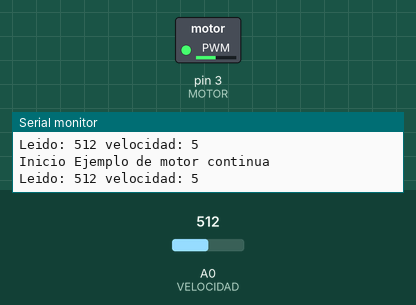
This sketch was run on a simulated Arduino Uno, built with avr-gcc and run on an emulated ATmega328P. On the bench: switched loads named in the sketch (green lamp = pin HIGH), the last lines printed to the serial monitor. Inputs (shaded band) come from the test bench; at power-on: A0 (VELOCIDAD) = 512.

Above: at 2.3 s.
2.4 s: A0 (VELOCIDAD) set to 716
At 3.5 s:
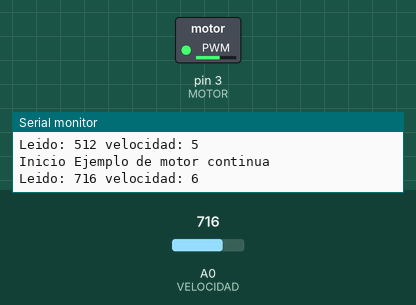
4.5 s: A0 (VELOCIDAD) set to 900
At 5.8 s:
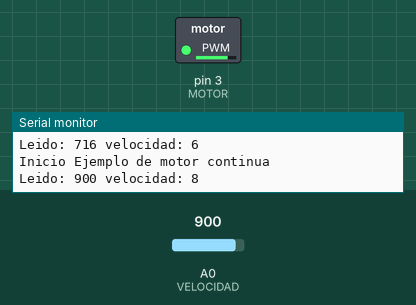
6.6 s: A0 (VELOCIDAD) set to 306
At 8.2 s:
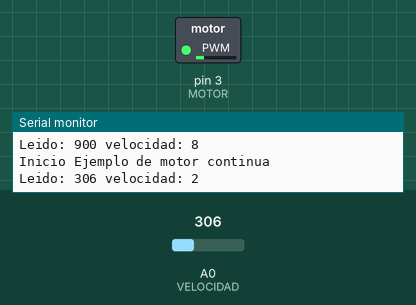
9.0 s: A0 (VELOCIDAD) set to 0
At 9.3 s:
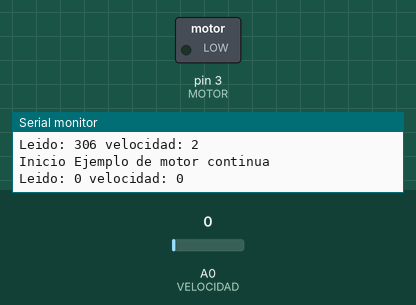
Timing chart, 0 to 12.0 s (numbered marks = the images above; inputs shaded):
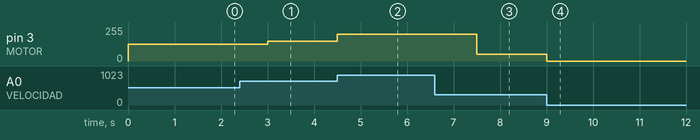

The sketch:

MotorContinua.ino
```cpp
/************************************************************************
 *    Fco. Javier Rodriguez Navarro   www.pinguytaz.net
 *
 *    Ejemplo de movimiento de Motor continua con MOSFET y PWM.
 *
 *************************************************************************/
#define MOTOR   3
#define VELOCIDAD A0

void setup()  // configuracion placa
{
   // También cambiaríamos la velocidad del puerto de consola segun plataforma
   pinMode(MOTOR, OUTPUT);

   Serial.begin(9600);
}

void loop()  //Se repite indefinidamente,
{
   int potenciometro, velocidad;

  Serial.println("Inicio Ejemplo de motor continua");

  // Leemos Potenciometro
  potenciometro = analogRead(VELOCIDAD);
  velocidad = map(potenciometro,0,1023,0,10);

  Serial.print("Leido: ");
  Serial.print(potenciometro);
  Serial.print(" velocidad: ");
  Serial.println(velocidad);

  // Ponemos la velocidad en el motor.
  analogWrite(MOTOR,velocidad*25);

  delay(1500);
}
```

Measured:
- after the input at 2.4 s, pin 3 (MOTOR): 125/255 → 150/255 after 0.60 s
- after the input at 4.5 s, pin 3 (MOTOR): 150/255 → 200/255 at once
- after the input at 6.6 s, pin 3 (MOTOR): 200/255 → 50/255 after 0.91 s
- after the input at 9.0 s, pin 3 (MOTOR): 50/255 → 0/255 at once
